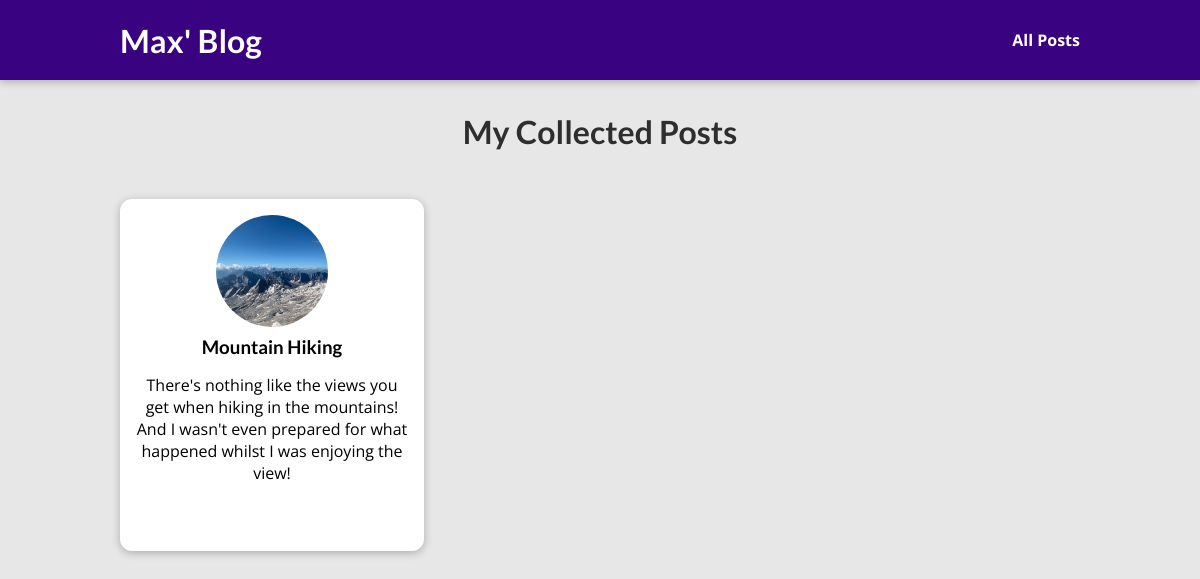
Page /posts on the earlier database version.
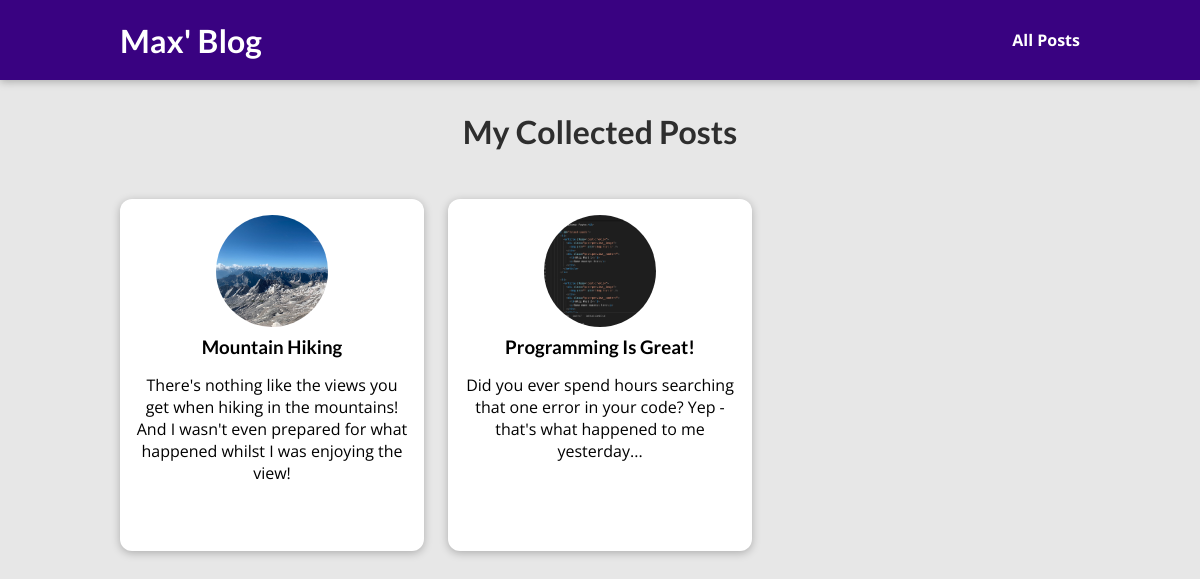
Same page on the later database version.
### blog/models.py (models this page shows, shortened)
class Post(models.Model):
    title = models.CharField(max_length= 80)
    excerpt = models.CharField(max_length= 500)
    image = models.CharField(max_length= 80)
    date = models.DateField()
    slug = models.SlugField(blank=True)
    content = models.CharField(max_length= 500)
    author = models.ForeignKey(Author, on_delete = models.CASCADE)
    tags = models.ManyToManyField(Tag)

### blog/views.py (the view)
# urls.py: path("posts", views.posts, name="posts-page"),
def posts(request):
    postsData = Post.objects.all()
    return render(request, "blog/all-posts.html", {
      "all_posts": postsData
    })

### blog/templates/blog/all-posts.html (shortened to what this page needs)
{% extends "base.html" %}
{% load static %}
{% block css_files %}
  <link rel="stylesheet" href="{% static "blog/post.css" %}" />
  <link rel="stylesheet" href="{% static "blog/all-posts.css" %}" />
{% endblock %}
{% block content %}
<section id="all-posts">
  <h2>My Collected Posts</h2>
  <ul>
    {% for post in all_posts %}
      {% include "blog/includes/post.html" %}
    {% endfor %}
  </ul>
</section>
{% endblock %}

### templates/base.html (shortened to what this page needs)
{% load static %}
<!DOCTYPE html>
<html lang="en">
<head>
  <link rel="stylesheet" href="{% static "app.css" %}">
  {% block css_files %}{% endblock %}
</head>
<body>
  <header id="main-navigation">
    <h1><a href="{% url "starting-page" %}">Max' Blog</a></h1>
    <nav>
      <a href="{% url "posts-page" %}">All Posts</a>
    </nav>
  </header>
  {% block content %}
  {% endblock %}
</body>
</html>

### blog/templates/blog/includes/post.html
{% load static %}
<li>
  <article class="post">
    <a href="{% url "post-detail-page" post.slug %}">
      <img src="{% static "blog/images/"|add:post.image %}" alt="{{ post.title }}"
      />
      <div class="post__content">
        <h3>{{ post.title }}</h3>
        <p>
          {{ post.excerpt }}
        </p>
      </div>
    </a>
  </article>
</li>

### static/app.css (style rules this page uses)
* { box-sizing: border-box; }
html { font-family: 'Open Sans', 'Lato', sans-serif; }
body { margin: 0; }
h1, h2, h3 { font-family: 'Lato', sans-serif; font-weight: bold; }
#main-navigation { width: 100%; height: 5rem; display: flex; justify-content: space-between; align-items: center; padding: 0 10%; position: absolute; top: 0; left: 0; }
#main-navigation a { text-decoration: none; color: white; font-weight: bold; }

### blog/static/blog/post.css (style rules this page uses)
.post { display: flex; flex-direction: column; align-items: center; text-align: center; }
.post a { text-decoration: none; color: black; transition: all 0.2s ease; padding: 1rem; }
.post img { width: 5rem; height: 5rem; object-fit: cover; border-radius: 50%; }
.post h3 { margin: 0.25rem 0; }

### blog/static/blog/all-posts.css (style rules this page uses)
body { background-color: #e7e7e7; }
#main-navigation { background-color: #390281; box-shadow: 0 2px 8px rgba(0, 0, 0, 0.25); }
#all-posts { margin: 7rem auto; width: 90%; max-width: 60rem; }
#all-posts h2 { text-align: center; font-size: 2rem; color: #2e2e2e; margin: 3rem 0; }
ul { list-style: none; margin: 0; padding: 0; display: grid; grid-template-columns: repeat(auto-fill, minmax(17rem, 1fr)); gap: 1.5rem; }
.post img { width: 7rem; height: 7rem; }
.post a { height: 22rem; transform-origin: center; box-shadow: 0 2px 8px rgba(0, 0, 0, 0.25); border-radius: 12px; background-color: white; }

Differences in the rows shown:
added Post: image (picture), title "Programming Is Great!", excerpt "Did you ever spend hours searching that one error in your code? Yep - that's what happened to me yesterday..."
